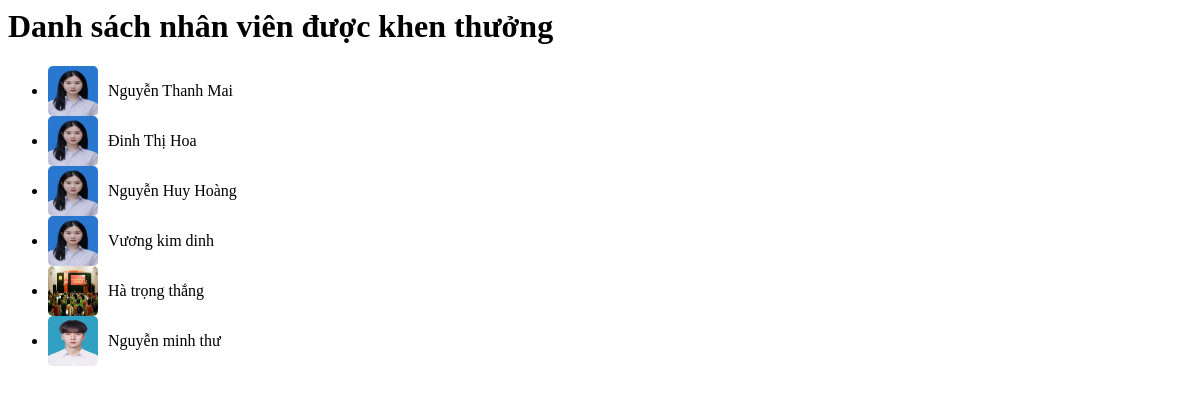
/admin/pages/ListTypicalEmployees.php, run on the app's committed database.
### tables this page shows
CREATE TABLE `rate` (
  `RateID` int NOT NULL,
  `Classifiled` text,
  `RDate` date DEFAULT NULL,
  `Reason` text,
  `UserID` int DEFAULT NULL
);

CREATE TABLE `img` (
  `ImgID` int NOT NULL,
  `Url` text,
  `Comment` varchar(155) DEFAULT 'Ảnh thẻ',
  `UserID` int DEFAULT NULL
);

CREATE TABLE `users` (
  `UserID` int NOT NULL,
  `FullName` text NOT NULL,
  `Birthday` date DEFAULT NULL,
  `Gender` text NOT NULL,
  `Email` varchar(155) NOT NULL,
  `Address` text NOT NULL,
  `Phone` varchar(11) NOT NULL,
  `Username` varchar(20) NOT NULL,
  `Password` varchar(255) NOT NULL,
  `Role` varchar(155) NOT NULL DEFAULT 'User',
  `Status` varchar(155) NOT NULL DEFAULT 'Đang làm việc',
  `PositionID` int NOT NULL,
  `DeptID` int NOT NULL
);

### Library/Db.class.php (called while the page is built, shortened)
<?php
class Db
{
	public  $conn=null;
	function __construct()
    {
        try {
            $this->conn = new PDO('mysql:host='.HOST_DB.';dbname='.DB, USER_DB, PASS_DB);
            $this->conn->query('set names utf8');
        } catch(PDOException $e) {
            echo 'ERROR';
            exit;
        }
    }
	function selectQuery($sql, $arr=array())
	{
		$stm = $this->conn->prepare($sql);
		$stm->execute($arr);
		return $stm->fetchAll(PDO::FETCH_ASSOC);
	}
}

### Controller/RateController.php (called while the page is built, shortened)
<?php
include_once '../Library/Db.class.php';
include_once '../Model/Rate.php';
class RateController {
    private $rateModel;
    public function __construct() {
        $this->rateModel = new Rate();
    }
    public function getRatesByClassified($classified) {
        return $this->rateModel->getRate($classified);
    }
}
?>

### Model/Rate.php (called while the page is built, shortened)
<?php
class Rate extends Db {
    public function getRate($classified) {
        $sql = "SELECT r.*, u.FullName, i.Url
                FROM rate r
                INNER JOIN users u ON r.UserID = u.UserID
                INNER JOIN img i ON u.UserID = i.UserID
                WHERE r.Classifiled = :classified";
        $params = array(':classified' => $classified);
        return $this->selectQuery($sql, $params);
    }
}
?>

### admin/pages/ListTypicalEmployees.php (the view, shortened to what this page needs)
<?php
include_once '../Controller/RateController.php';
$rateController = new RateController();
$rewardList = $rateController->getRatesByClassified('Khen thưởng');
?>
<div class="container">
    <div class="col-md-7 mx-auto">
            <h1 class="mb-4 text-center">Danh sách nhân viên được khen thưởng</h1>
            <ul class="list-group">
                <?php foreach ($rewardList as $employee): ?>
                    <li class="list-group-item">
                    <img class="employee-image" src="../img/<?php echo $employee['Url']; ?>" alt="Hình ảnh nhân viên">
                    <span class="employee-name"><?php echo $employee['FullName']; ?></span>
                </li>
                <?php endforeach; ?>
        </ul>
    </div>
</div>

### admin/pages/ListTypicalEmployees.php (style rules this page uses)
.employee-image { width: 50px; height: 50px; float: left; margin-right: 10px; border-radius: 10%; }
.employee-name { display: block; line-height: 50px; }

### data on the page
rate: img.Url (picture), UserID.FullName "Nguyễn Thanh Mai"
rate: UserID.FullName "Đinh Thị Hoa"
rate: img.Url (picture), UserID.FullName "Nguyễn Huy Hoàng"
rate: img.Url (picture), UserID.FullName "Vương kim dinh"
rate: img.Url (picture), UserID.FullName "Hà trọng thắng"
rate: img.Url (picture), UserID.FullName "Nguyễn minh thư"
